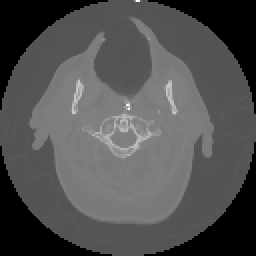
%> input picture tiff/Image00003.tif, 128 x 128 px, shrunk from 512 x 512 before the run (shown 2 times larger); its folder holds 4 pictures in this run
$ octave solution2.m   (GNU Octave 9; MATLAB toolbox functions it lacks are replaced by stand-ins)
%> lines starting %> are read from the running program, lines starting %| are printed output that depends on the picture
### extractContour.m
function [x,y] = extractContour(I, N)

figure;
imshow(I,[]);

msg = strcat('Select ', num2str(N), ' points from the external contour of the cranial vault');
title(msg);

disp(msg);

x= [];y = [];
 hold on;
for count = 1:N,
    [xi,yi] = ginput(1);

    plot(xi,yi,'+','color',[ 1.000 0.314 0.510 ],'linewidth',2);
    x = [x;xi];
    y = [y;yi];
    plot(x,y,'-','color',[ 1.000 0.314 0.510 ],'linewidth',2);
    drawnow;
end;
hold off


### solution2.m
%% CT head test

clc; clear all ; close all;

%% Load images
display('loading images');

close all;

files = dir('./tiff/*.tif');

N = length(files);

im =imread(strcat('./tiff/',files(1).name));
%> im is the input picture: size 128x128 uint16; min 29744, max 35839, mean 31698.2

[dim1,dim2] = size(im);
%> dim1 = 128; dim2 = 128

I=zeros(dim1,dim2,N);
H = padarray(2,[2 2]) - fspecial('gaussian' ,[5 5],2);
for i=1:N
    im = imread(strcat('./tiff/',files(i).name));
    I(:,:,i) = im;
end

%% Normalize images

disp('normalizing image intensitites');
%| normalizing image intensitites
minVal = min(I(:));
maxVal = max(I(:));

I = (I - minVal)/(maxVal-minVal);
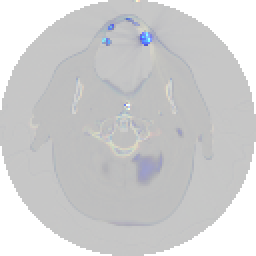
%> I: size 128x128x4 double (shown 2 times larger); mean R, G, B, A 0.321, 0.322, 0.326, 0.328; transparent parts drawn white

%% Generate scale-normalized data volume

disp('scale normalized data volume generation...');

sliceSep = 0.625;
totalDepth = sliceSep*(N-1);
pixelSize = 1/2.048;
dim3 = round(totalDepth/pixelSize);

x=[0:N-1]*sliceSep+sliceSep/2;
xq=[0:dim3-1]*pixelSize+pixelSize/2;

Ivol = zeros(dim1,dim2,dim3);

for r=1:dim1
    for c=1:dim2
        Ivol(r,c,:) = interp1(x,squeeze(I(r,c,:)),xq);
    end
end
%> Ivol: size 128x128x4 double; 25% of the values are NaN or infinite; the others: min 0, max 1, mean 0.324

Ivol = Ivol(:,:,end:-1:2);
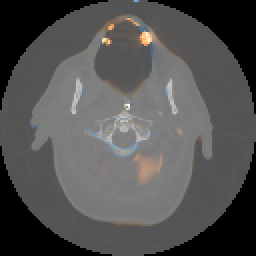
%> Ivol: size 128x128x3 double (shown 2 times larger); mean R, G, B 0.326, 0.324, 0.322
dim3 = dim3 - 1;
Ivol2 = zeros(dim1,dim2, dim3+50);
Ivol2(:,:,51:end) = Ivol;
Ivol = Ivol2;
dim3 = size(Ivol,3);
%> dim3 = 53


%% Try crazy plotting

% [12 lines of commented-out code are left out]

%% Get top DRR

disp('generating top DRR');
DRRtop = zeros(dim1,dim2);
for i=2:dim3
    im = squeeze(Ivol(:,:,i));
    DRRtop = DRRtop + im;
end

DRRtop = DRRtop/dim3;

%% Get lateral DRR

disp('generating lateral DRR');
DRRlateral = zeros(dim3,dim1);
for i=1:dim2
    im = squeeze(Ivol(:,i,:));
    DRRlateral = DRRlateral + im';
end
%> this loop made 128 passes
%> pass 1, `im = squeeze(Ivol(:,i,:));`:
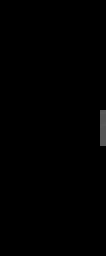
%> im: size 128x53 double (shown 2 times larger); min 0, max 0.348, mean 0.00266
%> pass 1, `DRRlateral = DRRlateral + im';`:
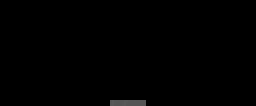
%> DRRlateral: size 53x128 double (shown 2 times larger); min 0, max 0.348, mean 0.00266; mean of the top-left, top-right, bottom-left and bottom-right quarters 0, 0, 0.00526, 0.00519
%> after the loop:
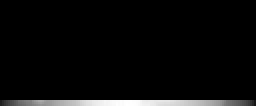
%> DRRlateral: size 53x128 double (shown 2 times larger); min 0, max 59.91, mean 2.3; drawn with min black and max white

DRRlateral = DRRlateral/dim2;
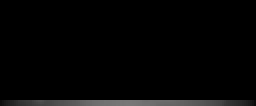
%> DRRlateral: size 53x128 double (shown 2 times larger); min 0, max 0.468, mean 0.0183

%% Get frontal DRR

disp('generating frontal DRR');
DRRfrontal = zeros(dim3,dim2);
for i=1:dim1
    im = squeeze(Ivol(i,:,:));
    DRRfrontal = DRRfrontal + im';
end

DRRfrontal = DRRfrontal/dim1;


%% Show DDRs

figure;
subplot(131);
imshow(DRRtop,[]);
title('top DRR');
subplot(132);
imshow(DRRfrontal,[]);
title('frontal DRR');
subplot(133);
imshow(DRRlateral,[]);
title('lateral DRR');

%% Prompt for lateral points

[xlateral, ylateral] = extractContour(DRRlateral, 10);
%> the run ends on the next line
